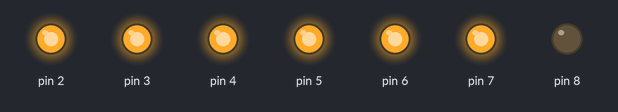
Recording of a sketch running on a simulated Arduino Uno, built with avr-gcc and run on an emulated ATmega328P. Parts: output pins drawn as LEDs (lit = HIGH).

Above: at 0.1 s.
Timing chart, 0 to 1.6 s (numbered marks = the images above):
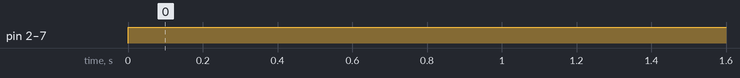

Measured:
- by itself, pin 2–7: LOW → HIGH at 0.00 s

The sketch:

7Seg_Code.ino
```cpp
void setup() {
  pinMode(2,OUTPUT);
  pinMode(3,OUTPUT);
  pinMode(4,OUTPUT);
  pinMode(5,OUTPUT);
  pinMode(6,OUTPUT);
  pinMode(7,OUTPUT);
  pinMode(8,OUTPUT);
}

void loop() {
zero();
}

void zero()
{
  digitalWrite(2,HIGH);
  digitalWrite(3,HIGH);
  digitalWrite(4,HIGH);
  digitalWrite(5,HIGH);
  digitalWrite(6,HIGH);
  digitalWrite(7,HIGH);
  digitalWrite(8,LOW);
}
```
